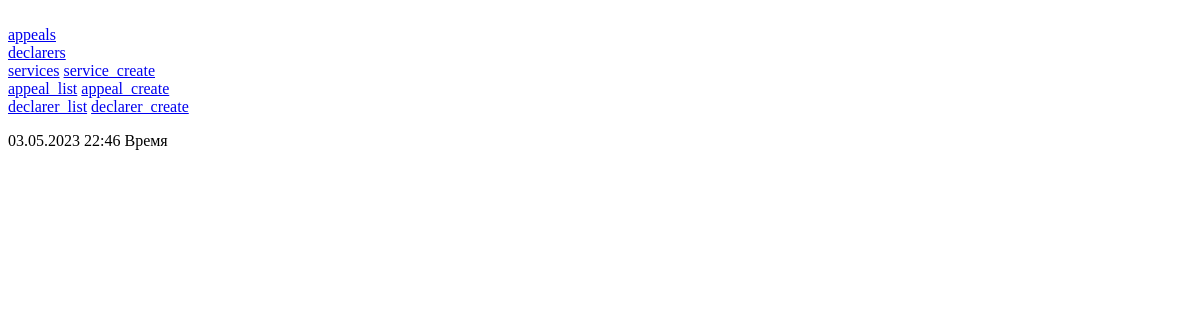
The page /declarers/17 on the database as committed earlier.
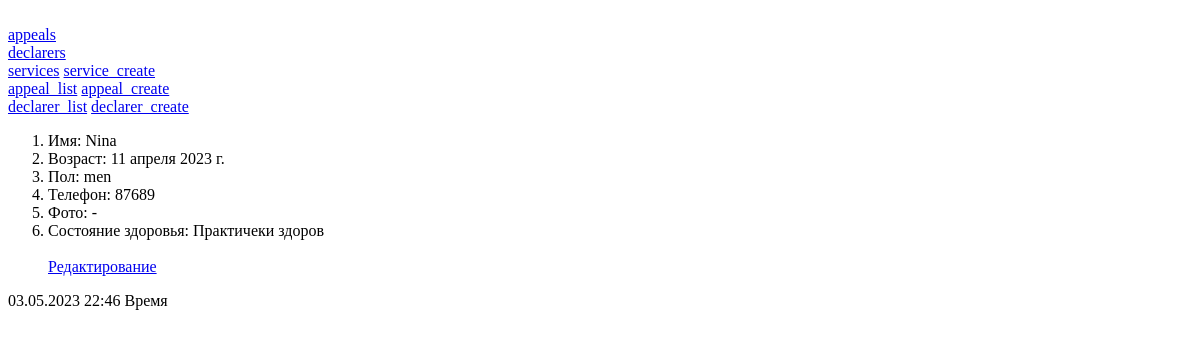
The same page on the database as committed later.
### core/models.py (models this page shows, shortened)
class Declarer(models.Model):
    men = 'men'
    woman = 'women'
    gender_choices = [
        (men, 'Мужчина'),
        (woman, 'Женщина')
    ]
    name = models.CharField('ФИО', max_length=50)
    age = models.DateField('Дата рождения')
    gender = models.CharField('Ваш пол', max_length=7, choices=gender_choices)
    phone = models.IntegerField('Номер телефона', blank=True, null=True)
    photo = models.ImageField('Фото', blank=True)
    health_status = models.TextField(
        'Состояние здоровья',
        blank=True,
        default='Практичеки здоров',
        help_text='Аллергоgeанамнез, хронические заболевания и т.п.'
    )
    class Meta:
        ordering = ['name']
        verbose_name = 'Заявитель'
        verbose_name_plural = 'Список заявителей'

### core/views.py (the view)
# urls.py: path('declarers/<int:pk>', core.views.declarer_detail.as_view()),
class declarer_detail(View):
    template_name = 'core/declarer.html'
    def get(self, request, pk):
        declarers = models.Declarer.objects.filter(pk=pk)
        return render(request, self.template_name, {'declarers': declarers})

### core/templates/core/declarer.html
{% extends 'core/base.html' %}
{% block content %}
    <ol>
        {% for p in declarers %}
        <li>Имя: {{p.name|title}}</li>
        <li>Возраст: {{p.age}}</li>
        <li>Пол: {{p.gender}}</li>
        <li>Телефон: {{p.phone|default_if_none:"-"}}</li>
        <li>Фото: {{p.photo|default:"-"}}</li>
        <li>Состояние здоровья: {{p.health_status}}</li>
        <br><a href="/edit_declarer/{{p.pk}}">Редактирование</a>
        {% endfor %}
    </ol>
{% include "core/footer.html" with year=y %}
{% endblock %}

Rows that differ between the two databases and show on the page:
added Declarer: name "Nina", age "11 апреля 2023 г.", gender "men", phone "87689", photo "-", health_status "Практичеки здоров"
